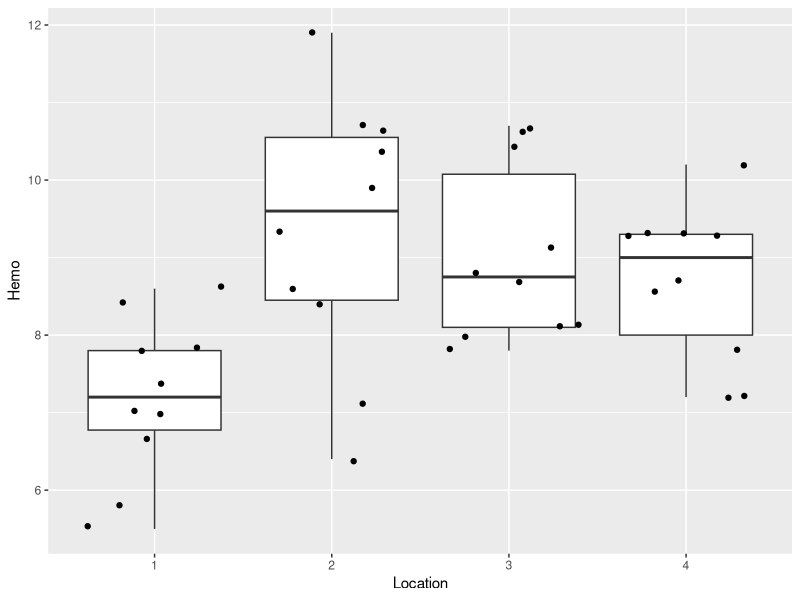
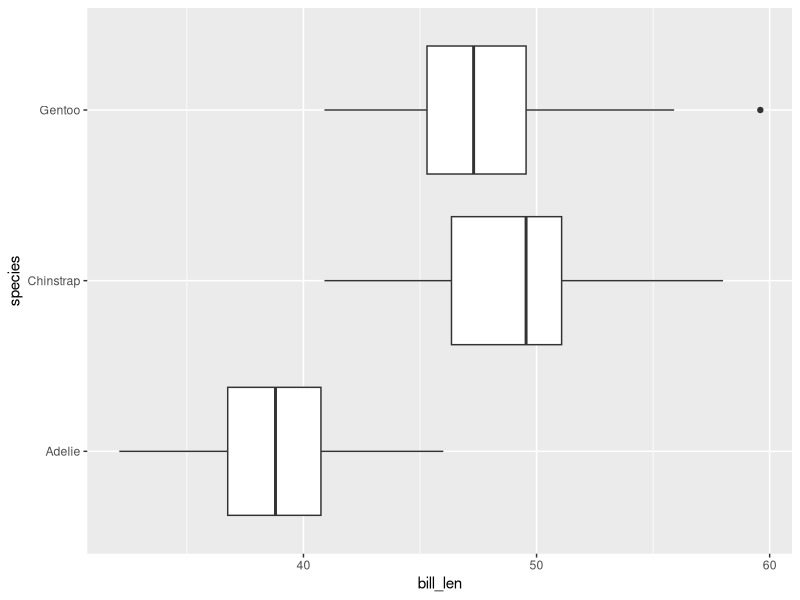

These charts were generated, in order, by the following R code:
## ---- chunk 1
#| label: setup
#| message: false

library(tidyverse)
library(readxl)
trout <- read_excel("trout.xlsx")
## ---- chunk 2
glimpse(trout)
## ---- chunk 3
trout <- trout %>% 
  mutate(Location = as.factor(Location))

ggplot(trout, aes(x = Location,
                  y = Hemo)) +
  geom_boxplot() +
  geom_jitter()
## ---- chunk 4
model <- aov(Hemo ~ Location, 
             data = trout)
summary(model)
## ---- chunk 5
TukeyHSD(model)
## ---- chunk 6
ggplot(penguins, aes(x = bill_len,
                     y = species)) + 
  geom_boxplot()
## ---- chunk 7
model <- aov(bill_len ~ species,
             data = penguins)
summary(model)
